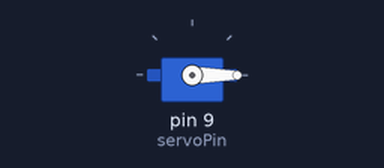
Recording of a sketch running on a simulated Arduino Uno, built with avr-gcc and run on an emulated ATmega328P. Parts: servo.

Above: at 0.05 s.
At 2.5 s:
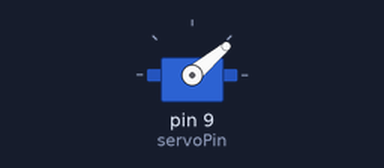
At 5.0 s:
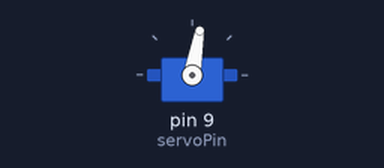
At 10.0 s:
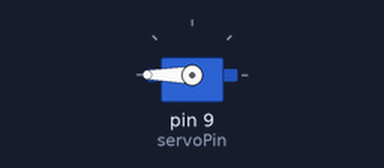
Timing chart, 0 to 13.0 s (numbered marks = the images above):
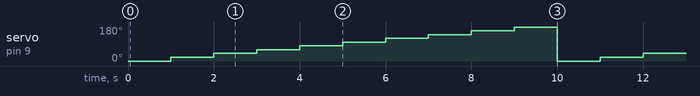

Measured:
- by itself, servo on pin 9 (servoPin): repeats every 10.0 s: 40° 1.0 s, 60° 1.0 s, 80° 1.0 s, 100° 1.0 s, 120° 1.0 s, 140° 1.0 s, 160° 1.0 s, 180° 1.0 s, 0° 1.0 s, 20° 1.0 s

The sketch:

RidhimasServo.ino
```cpp
//Include the Servio Library
//Create a Servo Object
#include <Servo.h>
Servo ridhimasServo;

//Define the Pins
int servoPin = 9;

void setup()
{
  //'Attach' the servo object
  //We dont need to set it as an output manually
  ridhimasServo.attach(servoPin);
}

void loop()
{
  //Lets Turn the servo from 0 to 180
  // in increments of 20 degrees
  for (int i=0; i <=180; i=i+20)
  {
   ridhimasServo.write(i);
   delay(1000);
  }
}
```
